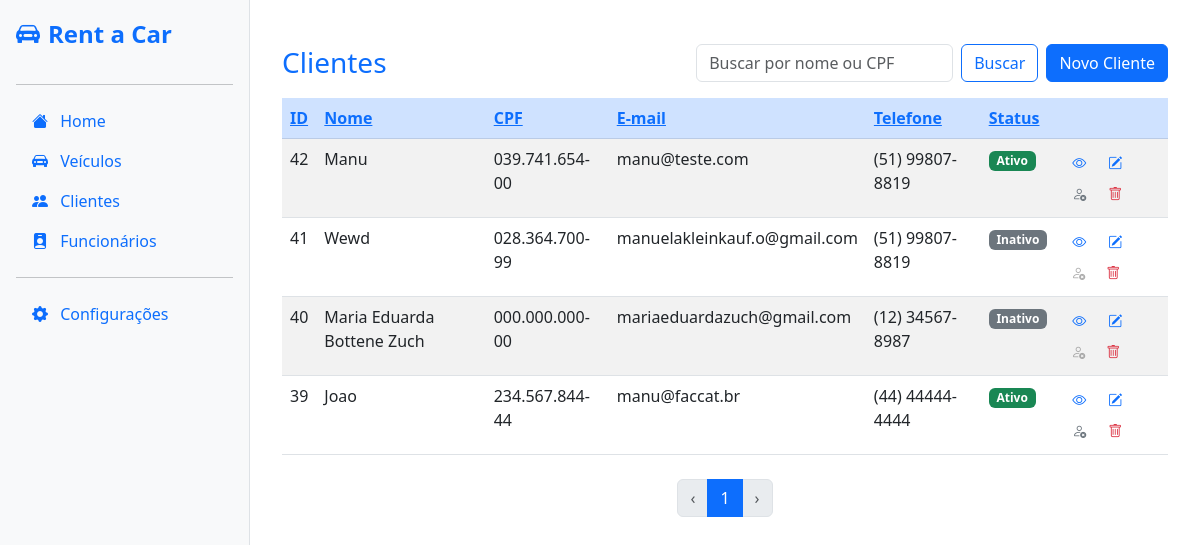
Screenshot of /client/?sort=id&order=desc&search= with the database file from the repository.
### client/models.py (models this page shows, shortened)
class Client(models.Model):
    name = models.CharField(max_length=255, verbose_name="Nome")
    cpf = models.CharField(max_length=11, unique=True, verbose_name="CPF")
    email = models.EmailField(verbose_name="E-mail")
    address = models.TextField(blank=True, null=True, verbose_name="Endereço")
    phone = models.CharField(max_length=11, verbose_name="Telefone")
    active = models.BooleanField(default=True, verbose_name="Ativo")
    class Meta:
        verbose_name = "Cliente"
        verbose_name_plural = "Clientes"
    @property
    def cpf_formatado(self):
        cpf = self.cpf
        return f"{cpf[:3]}.{cpf[3:6]}.{cpf[6:9]}-{cpf[9:]}"
    @property
    def phone_formatado(self):
        if len(self.phone) == 11:
            ddd = self.phone[:2]
            parte1 = self.phone[2:7]
            parte2 = self.phone[7:]
            return f"({ddd}) {parte1}-{parte2}"
        return self.phone  # se não tiver 11 dígitos, retorna como está

### client/views.py (the view)
# urls.py: path('', views.client_list, name='client_list'),  # Lista de clientes em /client/
def client_list(request):
    query = request.GET.get('q', '').strip()  # Busca por nome ou CPF
    clients = Client.objects.all()
    sort = request.GET.get('sort', 'id')
    order = request.GET.get('order', 'asc')
    if query:
        query_clean = re.sub(r'[\.\-\s]', '', query)
        clients = clients.filter(
            Q(name__icontains=query) |
            Q(cpf__icontains=query_clean)
        )
    if order == 'desc':
        sort = '-' + sort
    clients = clients.order_by(sort)
    paginator = Paginator(clients, 10)
    page_number = request.GET.get('page')
    clients = paginator.get_page(page_number)
    count = Client.objects.count()
    return render(request, 'clients/list.html', {'clients': clients, 'query': query, 'sort': sort, 'order': order, 'total': count, 'page_range': paginator.page_range})

### client/templates/clients/list.html (shortened to what this page needs)
{% extends "base/base.html" %} {% block content %}
<div class="container mt-4">
  <div class="d-flex align-items-center justify-content-between mb-3 flex-wrap">
    <h3 class="mb-0 me-3 text-primary">Clientes</h3>
    <div class="d-flex ms-auto align-items-center gap-2">
      <form
        method="get"
        class="d-flex"
        style="min-width: 320px; max-width: 400px"
      >
        <input
          class="form-control me-2"
          type="search"
          name="q"
          value="{{ query|default:'' }}"
          placeholder="Buscar por nome ou CPF"
          aria-label="Buscar"
          style="min-width: 250px"
        />
        <button class="btn btn-outline-primary" type="submit">Buscar</button>
      </form>
      <a href="{% url 'client_create' %}" class="btn btn-primary"
        >Novo Cliente</a
      >
    </div>
  </div>
  <table class="table table-striped">
    <thead class="table-primary">
      <tr>
        <th>
          <a
            href="?sort=id&order={% if sort == 'id' and order == 'asc' %}desc{% else %}asc{% endif %}&search={{ query|urlencode }}"
            >ID </a
          >
        </th>
        <th>
          <a
            href="?sort=name&order={% if sort == 'name' and order == 'asc' %}desc{% else %}asc{% endif %}&search={{ query|urlencode }}"
            >Nome </a
          >
        </th>
        <th>
          <a
            href="?sort=cpf&order={% if sort == 'cpf' and order == 'asc' %}desc{% else %}asc{% endif %}&search={{ query|urlencode }}"
            >CPF </a
          >
        </th>
        <th>
          <a
            href="?sort=email&order={% if sort == 'email' and order == 'asc' %}desc{% else %}asc{% endif %}&search={{ query|urlencode }}"
            >E-mail </a
          >
        </th>
        <th>
          <a
            href="?sort=phone&order={% if sort == 'phone' and order == 'asc' %}desc{% else %}asc{% endif %}&search={{ query|urlencode }}"
            >Telefone </a
          >
        </th>
        <th>
          <a
            href="?sort=active&order={% if sort == 'active' and order == 'asc' %}desc{% else %}asc{% endif %}&search={{ query|urlencode }}"
            >Status </a
          >
        </th>
        <th scope="col"></th>
      </tr>
    </thead>
    <tbody>
      {% for client in clients %}
      <tr>
        <td>{{ client.id }}</td>
        <td>{{ client.name|title }}</td>
        <td>{{ client.cpf_formatado }}</td>
        <td>{{ client.email }}</td>
        <td>{{ client.phone_formatado }}</td>
        <td>
          {% if client.active %}
          <span class="badge bg-success">Ativo</span>
          {% else %}
          <span class="badge bg-secondary">Inativo</span>
          {% endif %}
        </td>
        <td>
          <a
            href="{% url 'client_detail' client.id %}"
            class="btn btn-sm"
            title="Visualizar"
          >
            <i class="bi bi-eye text-primary"></i>
          </a>
          <a
            href="{% url 'client_update' client.id %}"
            class="btn btn-sm"
            title="Editar"
          >
            <i class="bi bi-pencil-square text-primary"></i>
          </a>
          {% if client.active %}
          <a
            href="{% url 'client_inactivate' client.id %}"
            class="btn btn-sm"
            title="Inativar"
            onclick="return confirm('Tem certeza que deseja inativar este cliente?');"
          >
            <i class="bi bi-person-x text-secondary"></i>
          </a>
          {% else %}
          <button
            class="btn btn-sm"
            title="Cliente já inativo"
            disabled
            style="
              border: none;
              background: none;
              color: gray;
              cursor: not-allowed;
            "
          >
            <i class="bi bi-person-x"></i>
          </button>
          {% endif %}
          <button
            type="button"
            class="btn btn-sm"
            data-bs-toggle="modal"
            data-bs-target="#deleteModal{{ client.id }}"
            title="Excluir"
          >
            <i class="bi bi-trash text-danger"></i>
          </button>
        </td>
      </tr>
      {% empty %}
      <tr>
        <td colspan="7" class="text-center">Nenhum cliente encontrado.</td>
      </tr>
      {% endfor %}
    </tbody>
  </table>
  <nav aria-label="Paginacao" class="mt-4">
    <ul class="pagination justify-content-center">
      {% if clients.has_previous %}
      <li class="page-item">
        <a
          class="page-link"
          href="?page={{ clients.previous_page_number }}&sort={{ sort }}&order={{ order }}&q={{ query|urlencode }}"
          aria-label="Anterior"
        >
          ‹
        </a>
      </li>
      {% else %}
      <li class="page-item disabled">
        <span class="page-link" aria-label="Anterior">‹</span>
      </li>
      {% endif %}
      <li class="page-item active">
        <span class="page-link">{{ clients.number }}</span>
      </li>
      {% if clients.has_next %}
      <li class="page-item">
        <a
          class="page-link"
          href="?page={{ clients.next_page_number }}&sort={{ sort }}&order={{ order }}&q={{ query|urlencode }}"
          aria-label="Próxima"
        >
          ›
        </a>
      </li>
      {% else %}
      <li class="page-item disabled">
        <span class="page-link" aria-label="Próxima">›</span>
      </li>
      {% endif %}
    </ul>
  </nav>
</div>
{% endblock %}

### rows the page displays
Client: id "42", name "Manu", cpf_formatado "039.741.654-00", email "manu@teste.com", phone_formatado "(51) 99807-8819", active "Ativo"
Client: id "41", name "Wewd", cpf_formatado "028.364.700-99", email "manuelakleinkauf.o@gmail.com", phone_formatado "(51) 99807-8819", active "Inativo"
Client: id "40", name "Maria Eduarda Bottene Zuch", cpf_formatado "000.000.000-00", email "mariaeduardazuch@gmail.com", phone_formatado "(12) 34567-8987", active "Inativo"
Client: id "39", name "Joao", cpf_formatado "234.567.844-44", email "manu@faccat.br", phone_formatado "(44) 44444-4444", active "Ativo"

### other values shown
{{ clients.number }} "1"
